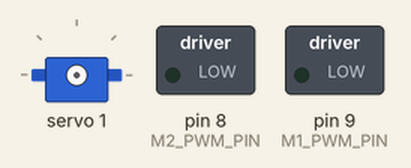
Bench run of a sketch on a simulated Arduino Uno, built with avr-gcc and run on an emulated ATmega328P. Parts: servo, switched loads named in the sketch (green lamp = pin HIGH). What the sketch prints to the serial monitor is not drawn.

Above: at 0.1 s.
At 1.1 s:
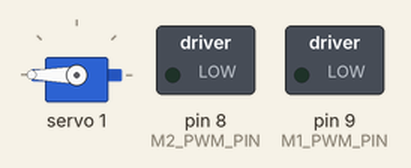
At 18.1 s:
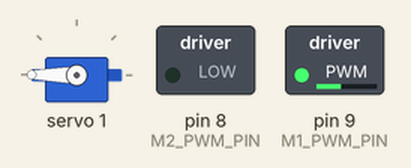
At 36.8 s:
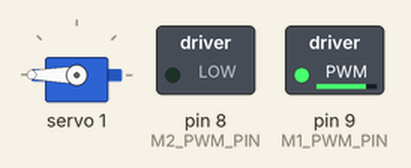
Timing chart, 0 to 40.0 s (numbered marks = the images above):
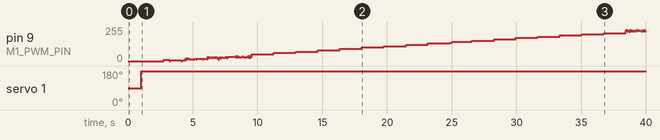

The sketch:

car_motor_pwm_sweep.ino
```cpp
// 車輛實際馬達 PWM duty -> RPM 掃描測試，對應目前車上實際接線狀態
// （改寫自 hall_motor_pwm_sweep.ino，那份是給另一顆測試馬達用的，
//  腳位/TICKS_PER_REV 跟車輛不一樣，不能直接套用）。
//
// 左右輪依序掃描，各自輸出 CSV，方便之後回歸算 feedforward 常數
// （FF_DEADBAND_*/FF_SLOPE_*，見 bmduino_car_control.ino）。
//
// 腳位對應（跟 bmduino_car_control.ino 目前實際狀態一致）：
//   M1（左輪）：編碼器 D6/D7（現行接線）、
//              PCA9685 CH1(IN1)/CH2(IN2)、PWM 腳 D9
//   M2（右輪）：編碼器 D4/D5、PCA9685 CH4(IN1)/CH3(IN2)、PWM 腳 D8
//
// 測試前務必確認：車輪離地/固定，馬達空轉不會讓車子移動。
// 輸出格式：CSV,<motor>,<duty>,<rpm>
// 測完記得把 bmduino_car_control.ino 燒回去。

#include <Wire.h>
#include <Adafruit_PWMServoDriver.h>

Adafruit_PWMServoDriver pwm = Adafruit_PWMServoDriver();

// ---- M1（左輪）----
const uint8_t CH_M1_IN1 = 1;
const uint8_t CH_M1_IN2 = 2;
const uint8_t M1_PWM_PIN = 9;
const uint8_t PIN_M1_A = 6;
const uint8_t PIN_M1_B = 7;

// ---- M2（右輪）----
const uint8_t CH_M2_IN1 = 4;
const uint8_t CH_M2_IN2 = 3;
const uint8_t M2_PWM_PIN = 8;
const uint8_t PIN_M2_A = 4;
const uint8_t PIN_M2_B = 5;

const uint32_t PWM_PERIOD_US = 200;  // 5kHz，跟車輛現有設定一致
const float TICKS_PER_REV = 1550.0;  // 車輛實際編碼器估計值（非測試馬達的48）
const uint32_t SETTLE_MS = 700;
const uint32_t MEASURE_MS = 1000;
const uint8_t DUTY_STEP = 10;

volatile int32_t posM1 = 0;
volatile int32_t posM2 = 0;
volatile uint8_t stateM1 = 0;
volatile uint8_t stateM2 = 0;

static const int8_t QDEC_TABLE[16] = {
  0, -1, 1, 0,
  1, 0, 0, -1,
  -1, 0, 0, 1,
  0, 1, -1, 0
};

void updateQuadM1() {
  uint8_t a = digitalRead(PIN_M1_A);
  uint8_t b = digitalRead(PIN_M1_B);
  uint8_t ns = (a << 1) | b;
  posM1 += QDEC_TABLE[((stateM1 << 2) | ns) & 0x0F];
  stateM1 = ns;
}
void updateQuadM2() {
  uint8_t a = digitalRead(PIN_M2_A);
  uint8_t b = digitalRead(PIN_M2_B);
  uint8_t ns = (a << 1) | b;
  posM2 += QDEC_TABLE[((stateM2 << 2) | ns) & 0x0F];
  stateM2 = ns;
}
void isrM1A() { updateQuadM1(); }
void isrM1B() { updateQuadM1(); }
void isrM2A() { updateQuadM2(); }
void isrM2B() { updateQuadM2(); }

uint8_t m1Duty = 0;
uint8_t m2Duty = 0;

void setDirection(uint8_t in1Ch, uint8_t in2Ch, int dir) {
  if (dir > 0) {
    pwm.setPin(in1Ch, 4095);
    pwm.setPin(in2Ch, 0);
  } else if (dir < 0) {
    pwm.setPin(in1Ch, 0);
    pwm.setPin(in2Ch, 4095);
  } else {
    pwm.setPin(in1Ch, 0);
    pwm.setPin(in2Ch, 0);
  }
}

void updateMotorPWM() {
  uint32_t phase = micros() % PWM_PERIOD_US;
  uint32_t m1OnUs = (uint32_t)m1Duty * PWM_PERIOD_US / 255;
  uint32_t m2OnUs = (uint32_t)m2Duty * PWM_PERIOD_US / 255;
  digitalWrite(M1_PWM_PIN, phase < m1OnUs ? HIGH : LOW);
  digitalWrite(M2_PWM_PIN, phase < m2OnUs ? HIGH : LOW);
}

void busyWaitPWM(uint32_t ms) {
  uint32_t start = millis();
  while (millis() - start < ms) {
    updateMotorPWM();
  }
}

void sweepMotor(const char* label, uint8_t* dutyVar, volatile int32_t* pos,
                uint8_t in1Ch, uint8_t in2Ch) {
  setDirection(in1Ch, in2Ch, 1);
  for (uint16_t duty = 0; duty <= 255; duty += DUTY_STEP) {
    *dutyVar = (uint8_t)duty;
    busyWaitPWM(SETTLE_MS);
    int32_t before = *pos;
    busyWaitPWM(MEASURE_MS);
    int32_t after = *pos;
    int32_t deltaTicks = after - before;
    float rpm = (deltaTicks / TICKS_PER_REV) * (60000.0f / MEASURE_MS);
    Serial.print(F("CSV,"));
    Serial.print(label);
    Serial.print(F(","));
    Serial.print(duty);
    Serial.print(F(","));
    Serial.println(rpm, 2);
  }
  *dutyVar = 0;
  setDirection(in1Ch, in2Ch, 0);
}

void setup() {
  Serial.begin(115200);

  pinMode(M1_PWM_PIN, OUTPUT);
  pinMode(M2_PWM_PIN, OUTPUT);
  pinMode(PIN_M1_A, INPUT);
  pinMode(PIN_M1_B, INPUT);
  pinMode(PIN_M2_A, INPUT);
  pinMode(PIN_M2_B, INPUT);
  attachInterrupt(digitalPinToInterrupt(PIN_M1_A), isrM1A, CHANGE);
  attachInterrupt(digitalPinToInterrupt(PIN_M1_B), isrM1B, CHANGE);
  attachInterrupt(digitalPinToInterrupt(PIN_M2_A), isrM2A, CHANGE);
  attachInterrupt(digitalPinToInterrupt(PIN_M2_B), isrM2B, CHANGE);

  Wire.begin();
  pwm.begin();
  pwm.setPWMFreq(50);
  setDirection(CH_M1_IN1, CH_M1_IN2, 0);
  setDirection(CH_M2_IN1, CH_M2_IN2, 0);

  delay(1000);
  Serial.println(F("=== M1(左輪) sweep start ==="));
  sweepMotor("M1", &m1Duty, &posM1, CH_M1_IN1, CH_M1_IN2);
  Serial.println(F("=== M1 done, M2(右輪) sweep start ==="));
  sweepMotor("M2", &m2Duty, &posM2, CH_M2_IN1, CH_M2_IN2);
  Serial.println(F("=== all sweep done ==="));
}

void loop() {
}
```

Measured:
- by itself, servo 1: 90° → 180° at 1.0 s
